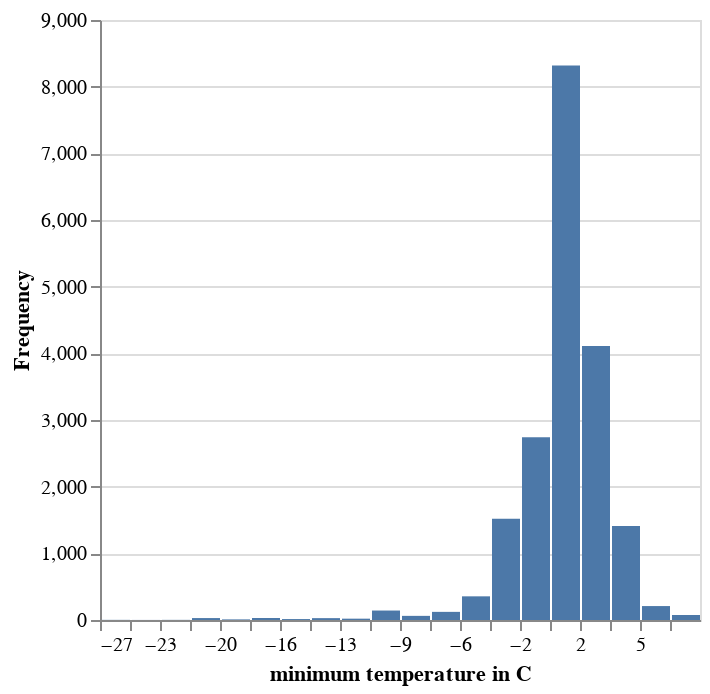

Notebook code cell kept with this figure:
### Markdown cell above
The the method `.plot_chart` can be used to get the plot, which then can be plot using the `altair` package:

### Code cell
#Request the plot from Geoengine
plot_aeshna_affinis_min = workflow_aeshna_affinis_join_plot_min.plot_chart(
    ge.QueryRectangle(
        ge.BoundingBox2D(-180, -90, 180, 90),
        ge.TimeInterval(time, time),
        resolution=ge.SpatialResolution(0.1, 0.1),
        srs="EPSG:4326"
    )
)

#Show the plot
alt.Chart.from_dict(plot_aeshna_affinis_min.spec)

### Figure 1 — Vega-Lite specification as saved in the notebook (floating-point values rounded to 4 significant figures)
{"config": {"view": {"continuousWidth": 300, "continuousHeight": 300}}, "data": {"name": "data-65d86dfb8caa041e72c549a2947a9a17"}, "mark": "bar", "encoding": {"x": {"axis": {"title": "minimum temperature in C"}, "bin": {"binned": true, "step": 1.775}, "field": "binStart"}, "x2": {"field": "binEnd"}, "y": {"field": "Frequency", "type": "quantitative"}}, "$schema": "https://vega.github.io/schema/vega-lite/v4.json", "datasets": {"data-65d86dfb8caa041e72c549a2947a9a17": [{"Frequency": 2, "binEnd": -25.12, "binStart": -26.9}, {"Frequency": 1, "binEnd": -23.35, "binStart": -25.12}, {"Frequency": 2, "binEnd": -21.57, "binStart": -23.35}, {"Frequency": 29, "binEnd": -19.8, "binStart": -21.57}, {"Frequency": 9, "binEnd": -18.02, "binStart": -19.8}, {"Frequency": 30, "binEnd": -16.25, "binStart": -18.02}, {"Frequency": 14, "binEnd": -14.47, "binStart": -16.25}, {"Frequency": 28, "binEnd": -12.7, "binStart": -14.47}, {"Frequency": 20, "binEnd": -10.92, "binStart": -12.7}, {"Frequency": 142, "binEnd": -9.15, "binStart": -10.92}, {"Frequency": 62, "binEnd": -7.375, "binStart": -9.15}, {"Frequency": 122, "binEnd": -5.6, "binStart": -7.375}, {"Frequency": 355, "binEnd": -3.825, "binStart": -5.6}, {"Frequency": 1520, "binEnd": -2.05, "binStart": -3.825}, {"Frequency": 2742, "binEnd": -0.275, "binStart": -2.05}, {"Frequency": 8317, "binEnd": 1.5, "binStart": -0.275}, {"Frequency": 4111, "binEnd": 3.275, "binStart": 1.5}, {"Frequency": 1411, "binEnd": 5.05, "binStart": 3.275}, {"Frequency": 209, "binEnd": 6.825, "binStart": 5.05}, {"Frequency": 75, "binEnd": 8.6, "binStart": 6.825}]}}
